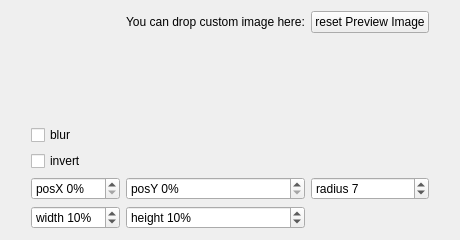
<?xml version="1.0" encoding="UTF-8"?>
<ui version="4.0">
 <class>Blur</class>
 <widget class="QWidget" name="Blur">
  <property name="geometry">
   <rect>
    <x>0</x>
    <y>0</y>
    <width>428</width>
    <height>240</height>
   </rect>
  </property>
  <property name="windowTitle">
   <string>Form</string>
  </property>
  <layout class="QGridLayout" name="gridLayout">
   <item row="6" column="3">
    <widget class="QSpinBox" name="heightSpinBox">
     <property name="suffix">
      <string>%</string>
     </property>
     <property name="prefix">
      <string>height </string>
     </property>
     <property name="maximum">
      <number>100</number>
     </property>
     <property name="singleStep">
      <number>1</number>
     </property>
     <property name="value">
      <number>10</number>
     </property>
    </widget>
   </item>
   <item row="6" column="2">
    <widget class="QSpinBox" name="widthSpinBox">
     <property name="suffix">
      <string>%</string>
     </property>
     <property name="prefix">
      <string>width </string>
     </property>
     <property name="maximum">
      <number>100</number>
     </property>
     <property name="singleStep">
      <number>1</number>
     </property>
     <property name="value">
      <number>10</number>
     </property>
    </widget>
   </item>
   <item row="4" column="3">
    <widget class="QSpinBox" name="posYSpinBox">
     <property name="suffix">
      <string>%</string>
     </property>
     <property name="prefix">
      <string>posY </string>
     </property>
     <property name="maximum">
      <number>100</number>
     </property>
     <property name="singleStep">
      <number>1</number>
     </property>
    </widget>
   </item>
   <item row="4" column="2">
    <widget class="QSpinBox" name="posXSpinBox">
     <property name="suffix">
      <string>%</string>
     </property>
     <property name="prefix">
      <string>posX </string>
     </property>
     <property name="maximum">
      <number>100</number>
     </property>
     <property name="singleStep">
      <number>1</number>
     </property>
    </widget>
   </item>
   <item row="4" column="4">
    <widget class="QSpinBox" name="radiusSpinBox">
     <property name="prefix">
      <string>radius </string>
     </property>
     <property name="minimum">
      <number>1</number>
     </property>
     <property name="maximum">
      <number>17</number>
     </property>
     <property name="value">
      <number>7</number>
     </property>
    </widget>
   </item>
   <item row="4" column="6">
    <spacer name="horizontalSpacer_2">
     <property name="orientation">
      <enum>Qt::Horizontal</enum>
     </property>
     <property name="sizeHint" stdset="0">
      <size>
       <width>40</width>
       <height>20</height>
      </size>
     </property>
    </spacer>
   </item>
   <item row="4" column="0">
    <spacer name="horizontalSpacer">
     <property name="orientation">
      <enum>Qt::Horizontal</enum>
     </property>
     <property name="sizeHint" stdset="0">
      <size>
       <width>40</width>
       <height>20</height>
      </size>
     </property>
    </spacer>
   </item>
   <item row="0" column="6" rowspan="4">
    <spacer name="verticalSpacer_2">
     <property name="orientation">
      <enum>Qt::Vertical</enum>
     </property>
     <property name="sizeHint" stdset="0">
      <size>
       <width>20</width>
       <height>40</height>
      </size>
     </property>
    </spacer>
   </item>
   <item row="0" column="0" rowspan="4">
    <spacer name="verticalSpacer">
     <property name="orientation">
      <enum>Qt::Vertical</enum>
     </property>
     <property name="sizeHint" stdset="0">
      <size>
       <width>20</width>
       <height>40</height>
      </size>
     </property>
    </spacer>
   </item>
   <item row="4" column="1">
    <spacer name="horizontalSpacer_3">
     <property name="orientation">
      <enum>Qt::Horizontal</enum>
     </property>
     <property name="sizeHint" stdset="0">
      <size>
       <width>40</width>
       <height>20</height>
      </size>
     </property>
    </spacer>
   </item>
   <item row="4" column="5">
    <spacer name="horizontalSpacer_4">
     <property name="orientation">
      <enum>Qt::Horizontal</enum>
     </property>
     <property name="sizeHint" stdset="0">
      <size>
       <width>40</width>
       <height>20</height>
      </size>
     </property>
    </spacer>
   </item>
   <item row="3" column="2">
    <widget class="QCheckBox" name="invertCheckBox">
     <property name="text">
      <string>invert</string>
     </property>
    </widget>
   </item>
   <item row="2" column="2">
    <widget class="QCheckBox" name="blurCheckBox">
     <property name="text">
      <string>blur</string>
     </property>
    </widget>
   </item>
   <item row="0" column="2" rowspan="2">
    <spacer name="verticalSpacer_3">
     <property name="orientation">
      <enum>Qt::Vertical</enum>
     </property>
     <property name="sizeHint" stdset="0">
      <size>
       <width>20</width>
       <height>40</height>
      </size>
     </property>
    </spacer>
   </item>
   <item row="1" column="3" rowspan="3" colspan="2">
    <layout class="QGridLayout" name="gridLayout_image"/>
   </item>
   <item row="0" column="4">
    <widget class="QPushButton" name="resetPreviewButton">
     <property name="text">
      <string>reset Preview Image</string>
     </property>
    </widget>
   </item>
   <item row="0" column="3">
    <widget class="QLabel" name="label">
     <property name="text">
      <string>You can drop custom image here:</string>
     </property>
    </widget>
   </item>
  </layout>
 </widget>
 <resources/>
 <connections/>
</ui>
